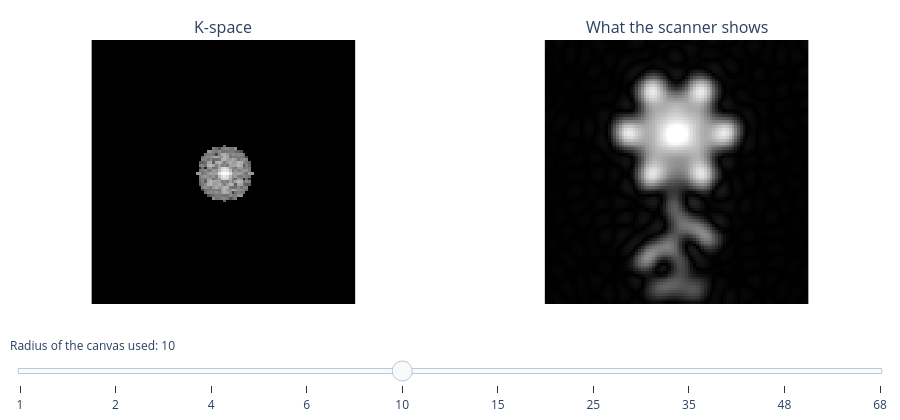

Here is the notebook cell this chart was saved with:
### Code cell
#| label: figCentreOut
img = P.flower()
k = P.fft2c(img)
kmax = np.log1p(np.abs(k)).max()
r = np.hypot(*np.mgrid[-n // 2:n // 2, -n // 2:n // 2])
radii = [1, 2, 4, 6, 10, 15, 25, 35, 48, 68]
frames = []
for R in radii:
    kk = np.where(r <= R, k, 0)
    frames.append([P.kspace_u8(kk, kmax), P.to_u8(P.ifft2c(kk), img.max())])
fig = P.slider_panels(frames, radii, ["K-space", "What the scanner shows"],
                      default=4, prefix="Radius of the canvas used: ")
fig

### Figure 1 — Plotly figure (JSON) as saved in the notebook; plotly's stock layout.template omitted (floating-point values rounded to 4 significant figures; data arrays with more than 128 entries replaced by an {"elided": "..."} marker saying what was removed)
{"data": [{"colorscale": [[0, "black"], [1, "white"]], "hovertemplate": "row %{y}, col %{x}<extra></extra>", "showscale": false, "type": "heatmap", "visible": false, "xaxis": "x", "yaxis": "y", "z": {"elided": "96x96 int values"}, "zmax": 255, "zmin": 0}, {"colorscale": [[0, "black"], [1, "white"]], "hovertemplate": "row %{y}, col %{x}<extra></extra>", "showscale": false, "type": "heatmap", "visible": false, "xaxis": "x2", "yaxis": "y2", "z": {"elided": "96x96 int values"}, "zmax": 255, "zmin": 0}, {"colorscale": [[0, "black"], [1, "white"]], "hovertemplate": "row %{y}, col %{x}<extra></extra>", "showscale": false, "type": "heatmap", "visible": false, "xaxis": "x", "yaxis": "y", "z": {"elided": "96x96 int values"}, "zmax": 255, "zmin": 0}, {"colorscale": [[0, "black"], [1, "white"]], "hovertemplate": "row %{y}, col %{x}<extra></extra>", "showscale": false, "type": "heatmap", "visible": false, "xaxis": "x2", "yaxis": "y2", "z": {"elided": "96x96 int values"}, "zmax": 255, "zmin": 0}, {"colorscale": [[0, "black"], [1, "white"]], "hovertemplate": "row %{y}, col %{x}<extra></extra>", "showscale": false, "type": "heatmap", "visible": false, "xaxis": "x", "yaxis": "y", "z": {"elided": "96x96 int values"}, "zmax": 255, "zmin": 0}, {"colorscale": [[0, "black"], [1, "white"]], "hovertemplate": "row %{y}, col %{x}<extra></extra>", "showscale": false, "type": "heatmap", "visible": false, "xaxis": "x2", "yaxis": "y2", "z": {"elided": "96x96 int values"}, "zmax": 255, "zmin": 0}, {"colorscale": [[0, "black"], [1, "white"]], "hovertemplate": "row %{y}, col %{x}<extra></extra>", "showscale": false, "type": "heatmap", "visible": false, "xaxis": "x", "yaxis": "y", "z": {"elided": "96x96 int values"}, "zmax": 255, "zmin": 0}, {"colorscale": [[0, "black"], [1, "white"]], "hovertemplate": "row %{y}, col %{x}<extra></extra>", "showscale": false, "type": "heatmap", "visible": false, "xaxis": "x2", "yaxis": "y2", "z": {"elided": "96x96 int values"}, "zmax": 255, "zmin": 0}, {"colorscale": [[0, "black"], [1, "white"]], "hovertemplate": "row %{y}, col %{x}<extra></extra>", "showscale": false, "type": "heatmap", "visible": true, "xaxis": "x", "yaxis": "y", "z": {"elided": "96x96 int values"}, "zmax": 255, "zmin": 0}, {"colorscale": [[0, "black"], [1, "white"]], "hovertemplate": "row %{y}, col %{x}<extra></extra>", "showscale": false, "type": "heatmap", "visible": true, "xaxis": "x2", "yaxis": "y2", "z": {"elided": "96x96 int values"}, "zmax": 255, "zmin": 0}, {"colorscale": [[0, "black"], [1, "white"]], "hovertemplate": "row %{y}, col %{x}<extra></extra>", "showscale": false, "type": "heatmap", "visible": false, "xaxis": "x", "yaxis": "y", "z": {"elided": "96x96 int values"}, "zmax": 255, "zmin": 0}, {"colorscale": [[0, "black"], [1, "white"]], "hovertemplate": "row %{y}, col %{x}<extra></extra>", "showscale": false, "type": "heatmap", "visible": false, "xaxis": "x2", "yaxis": "y2", "z": {"elided": "96x96 int values"}, "zmax": 255, "zmin": 0}, {"colorscale": [[0, "black"], [1, "white"]], "hovertemplate": "row %{y}, col %{x}<extra></extra>", "showscale": false, "type": "heatmap", "visible": false, "xaxis": "x", "yaxis": "y", "z": {"elided": "96x96 int values"}, "zmax": 255, "zmin": 0}, {"colorscale": [[0, "black"], [1, "white"]], "hovertemplate": "row %{y}, col %{x}<extra></extra>", "showscale": false, "type": "heatmap", "visible": false, "xaxis": "x2", "yaxis": "y2", "z": {"elided": "96x96 int values"}, "zmax": 255, "zmin": 0}, {"colorscale": [[0, "black"], [1, "white"]], "hovertemplate": "row %{y}, col %{x}<extra></extra>", "showscale": false, "type": "heatmap", "visible": false, "xaxis": "x", "yaxis": "y", "z": {"elided": "96x96 int values"}, "zmax": 255, "zmin": 0}, {"colorscale": [[0, "black"], [1, "white"]], "hovertemplate": "row %{y}, col %{x}<extra></extra>", "showscale": false, "type": "heatmap", "visible": false, "xaxis": "x2", "yaxis": "y2", "z": {"elided": "96x96 int values"}, "zmax": 255, "zmin": 0}, {"colorscale": [[0, "black"], [1, "white"]], "hovertemplate": "row %{y}, col %{x}<extra></extra>", "showscale": false, "type": "heatmap", "visible": false, "xaxis": "x", "yaxis": "y", "z": {"elided": "96x96 int values"}, "zmax": 255, "zmin": 0}, {"colorscale": [[0, "black"], [1, "white"]], "hovertemplate": "row %{y}, col %{x}<extra></extra>", "showscale": false, "type": "heatmap", "visible": false, "xaxis": "x2", "yaxis": "y2", "z": {"elided": "96x96 int values"}, "zmax": 255, "zmin": 0}, {"colorscale": [[0, "black"], [1, "white"]], "hovertemplate": "row %{y}, col %{x}<extra></extra>", "showscale": false, "type": "heatmap", "visible": false, "xaxis": "x", "yaxis": "y", "z": {"elided": "96x96 int values"}, "zmax": 255, "zmin": 0}, {"colorscale": [[0, "black"], [1, "white"]], "hovertemplate": "row %{y}, col %{x}<extra></extra>", "showscale": false, "type": "heatmap", "visible": false, "xaxis": "x2", "yaxis": "y2", "z": {"elided": "96x96 int values"}, "zmax": 255, "zmin": 0}], "layout": {"annotations": [{"font": {"size": 16}, "showarrow": false, "text": "K-space", "x": 0.2425, "xanchor": "center", "xref": "paper", "y": 1, "yanchor": "bottom", "yref": "paper"}, {"font": {"size": 16}, "showarrow": false, "text": "What the scanner shows", "x": 0.7575, "xanchor": "center", "xref": "paper", "y": 1, "yanchor": "bottom", "yref": "paper"}], "height": 420, "margin": {"b": 10, "l": 10, "r": 10, "t": 40}, "sliders": [{"active": 4, "currentvalue": {"prefix": "Radius of the canvas used: "}, "pad": {"t": 30}, "steps": [{"args": [{"visible": [true, true, false, false, false, false, false, false, false, false, false, false, false, false, false, false, false, false, false, false]}], "label": "1", "method": "update"}, {"args": [{"visible": [false, false, true, true, false, false, false, false, false, false, false, false, false, false, false, false, false, false, false, false]}], "label": "2", "method": "update"}, {"args": [{"visible": [false, false, false, false, true, true, false, false, false, false, false, false, false, false, false, false, false, false, false, false]}], "label": "4", "method": "update"}, {"args": [{"visible": [false, false, false, false, false, false, true, true, false, false, false, false, false, false, false, false, false, false, false, false]}], "label": "6", "method": "update"}, {"args": [{"visible": [false, false, false, false, false, false, false, false, true, true, false, false, false, false, false, false, false, false, false, false]}], "label": "10", "method": "update"}, {"args": [{"visible": [false, false, false, false, false, false, false, false, false, false, true, true, false, false, false, false, false, false, false, false]}], "label": "15", "method": "update"}, {"args": [{"visible": [false, false, false, false, false, false, false, false, false, false, false, false, true, true, false, false, false, false, false, false]}], "label": "25", "method": "update"}, {"args": [{"visible": [false, false, false, false, false, false, false, false, false, false, false, false, false, false, true, true, false, false, false, false]}], "label": "35", "method": "update"}, {"args": [{"visible": [false, false, false, false, false, false, false, false, false, false, false, false, false, false, false, false, true, true, false, false]}], "label": "48", "method": "update"}, {"args": [{"visible": [false, false, false, false, false, false, false, false, false, false, false, false, false, false, false, false, false, false, true, true]}], "label": "68", "method": "update"}]}], "xaxis": {"anchor": "y", "constrain": "domain", "domain": [0, 0.485], "scaleanchor": "y", "visible": false}, "xaxis2": {"anchor": "y2", "constrain": "domain", "domain": [0.515, 1], "scaleanchor": "y2", "visible": false}, "yaxis": {"anchor": "x", "autorange": "reversed", "constrain": "domain", "domain": [0, 1], "visible": false}, "yaxis2": {"anchor": "x2", "autorange": "reversed", "constrain": "domain", "domain": [0, 1], "visible": false}}}
